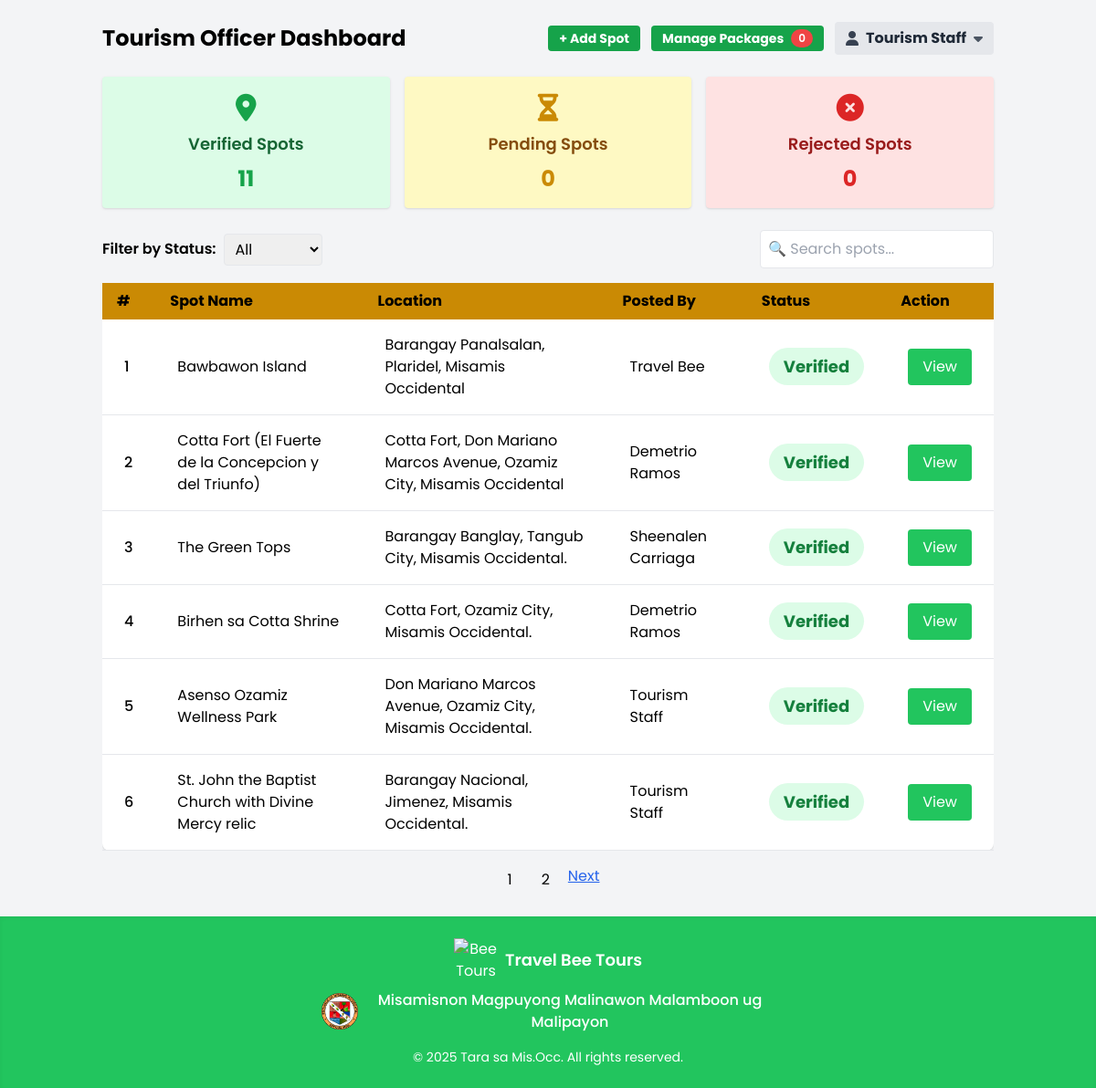
The page /tourism/manage_request.php (signed in) on the database its author committed.
### tables this page shows
CREATE TABLE `tourist_spots` (
  `id` int(10) UNSIGNED NOT NULL,
  `owner_id` int(10) UNSIGNED NOT NULL,
  `description` text DEFAULT NULL,
  `location` varchar(255) DEFAULT NULL,
  `created_at` datetime DEFAULT current_timestamp(),
  `image1` varchar(255) DEFAULT NULL,
  `image2` varchar(255) DEFAULT NULL,
  `image3` varchar(255) DEFAULT NULL,
  `entrance_fee` decimal(10,2) DEFAULT NULL,
  `activity` varchar(255) DEFAULT NULL,
  `latitude` decimal(10,7) DEFAULT NULL,
  `longitude` decimal(10,7) DEFAULT NULL,
  `posted_by_type` enum('agency','spot_owner','tourism_officers') NOT NULL,
  `status` varchar(20) DEFAULT 'pending',
  `owner_name` varchar(255) NOT NULL,
  `name_of_tourist_spot` varchar(255) NOT NULL,
  `spot_created_at` datetime NOT NULL DEFAULT current_timestamp()
);

### tourism/manage_request.php (the view, shortened to what this page needs)
<?php
include '../config/db_connect.php';
    $pending_count = $conn->query("SELECT COUNT(*) AS total FROM packages WHERE status='pending'")->fetch_assoc()['total'];
$conn->query("UPDATE tourist_spots SET status='pending' WHERE status IS NULL");
$countVerified = $conn->query("SELECT COUNT(*) AS total FROM tourist_spots WHERE status='verified'")->fetch_assoc()['total'];
$countPending = $conn->query("SELECT COUNT(*) AS total FROM tourist_spots WHERE status='pending'")->fetch_assoc()['total'];
$countRejected = $conn->query("SELECT COUNT(*) AS total FROM tourist_spots WHERE status='rejected'")->fetch_assoc()['total'];
$limit = 6;
$page = isset($_GET['page']) ? max(1, intval($_GET['page'])) : 1;
$offset = ($page - 1) * $limit;
$filter_status = $_GET['status'] ?? 'all';
$whereClause = "WHERE 1";
$res = $conn->query("
    SELECT ts.*, ts.owner_name AS posted_by_name
    FROM tourist_spots ts
    $whereClause
    ORDER BY ts.created_at DESC
    LIMIT $limit OFFSET $offset
");
$spots = [];
if ($res && $res->num_rows > 0) {
    while ($row = $res->fetch_assoc()) {
        $row['status'] = $row['status'] ? $row['status'] : 'pending';
        $row['images'] = [];
        if(!empty($row['image1'])) $row['images'][] = '../uploads/'.$row['image1'];
        if(!empty($row['image2'])) $row['images'][] = '../uploads/'.$row['image2'];
        if(!empty($row['image3'])) $row['images'][] = '../uploads/'.$row['image3'];
        $spots[] = $row;
    }
}
$totalSpots = $conn->query("SELECT COUNT(*) AS total FROM tourist_spots ts $whereClause")->fetch_assoc()['total'];
$totalPages = ceil($totalSpots / $limit);
?>
<!DOCTYPE html>
<html lang="en">
<head>
<script src="https://cdn.tailwindcss.com"></script>
<link rel="stylesheet" href="https://cdnjs.cloudflare.com/ajax/libs/font-awesome/6.4.0/css/all.min.css">
<link rel="stylesheet" href="https://cdnjs.cloudflare.com/ajax/libs/font-awesome/6.5.0/css/all.min.css"/>
<link rel="stylesheet" href="https://unpkg.com/leaflet/dist/leaflet.css"/>
</head>
<body class="bg-gray-100 min-h-screen flex flex-col font-[Poppins]">
<div class="container mx-auto p-6 flex-1">
<h1 class="text-2xl font-bold mb-6 flex items-center justify-between">
    <span>Tourism Officer Dashboard</span>
    <div class="flex items-center space-x-3 relative">
        <a href="tourism_add_spots.php"
           class="bg-green-600 text-white text-sm px-3 py-1 rounded hover:bg-green-700 transition">
            + Add Spot
        </a>
    <a href="tourism_manage_packages.php"
    class="relative bg-green-600 text-white text-sm px-3 py-1 rounded hover:bg-green-700 transition flex items-center">
        Manage Packages
        <span class="ml-2 bg-red-500 text-white text-xs font-semibold px-2 py-0.5 rounded-full">
            <?= $pending_count ?? 0 ?>
        </span>
    </a>
        <div class="relative">
            <button id="profileBtn" onclick="toggleProfileDropdown()"
                    class="flex items-center space-x-2 bg-gray-200 hover:bg-gray-300 px-3 py-1.5 rounded transition text-base">
                <i class="fas fa-user text-gray-700 text-base"></i>
                <span class="text-gray-800"><?= htmlspecialchars($_SESSION['user']['fullname'] ?? 'Tourism Staff') ?></span>
                <i class="fas fa-caret-down text-gray-600 text-base"></i>
            </button>
        </div>
    </div>
</h1>
<div class="grid grid-cols-1 sm:grid-cols-3 gap-4 mb-6">
    <div class="bg-green-100 p-4 rounded shadow text-center flex flex-col items-center">
        <i class="fas fa-map-marker-alt text-green-600 text-3xl mb-2"></i>
        <h3 class="font-semibold text-lg text-green-800">Verified Spots</h3>
        <p class="text-2xl font-bold text-green-600 mt-2" id="countVerified"><?= $countVerified ?></p>
    </div>
    <div class="bg-yellow-100 p-4 rounded shadow text-center flex flex-col items-center">
        <i class="fas fa-hourglass-half text-yellow-600 text-3xl mb-2"></i>
        <h3 class="font-semibold text-lg text-yellow-800">Pending Spots</h3>
        <p class="text-2xl font-bold text-yellow-600 mt-2" id="countPending"><?= $countPending ?></p>
    </div>
    <div class="bg-red-100 p-4 rounded shadow text-center flex flex-col items-center">
        <i class="fas fa-times-circle text-red-600 text-3xl mb-2"></i>
        <h3 class="font-semibold text-lg text-red-800">Rejected Spots</h3>
        <p class="text-2xl font-bold text-red-600 mt-2" id="countRejected"><?= $countRejected ?></p>
    </div>
</div>
<div class="mb-4 flex flex-col md:flex-row md:items-center md:justify-between space-y-2 md:space-y-0">
  <form method="GET" class="flex items-center space-x-2">
    <label class="font-semibold">Filter by Status:</label>
    <select name="status" class="border rounded px-2 py-1" onchange="this.form.submit()">
      <option value="all" <?= $filter_status==='all'?'selected':'' ?>>All</option>
    </select>
  </form>
  <div> <input type="text" id="spotSearch" placeholder="🔍 Search spots..." class="p-2 border rounded w-64"/></div>
</div>
<div class="overflow-x-auto">
<table class="min-w-full bg-white shadow rounded-lg" id="spotsTable">
<thead class="bg-yellow-600 text-black">
<tr>
    <th class="py-2 px-4 text-left">#</th>
    <th class="py-2 px-4 text-left">Spot Name</th>
    <th class="py-2 px-4 text-left">Location</th>
    <th class="py-2 px-4 text-left">Posted By</th>
    <th class="py-2 px-4 text-left">Status</th>
    <th class="py-2 px-4 text-left">Action</th>
</tr>
</thead>
<tbody id="spotsTableBody">
<?php $i = $offset+1; foreach($spots as $spot): ?>
<tr class="border-b <?= ($spot['status'] !== 'verified') ? 'bg-red-50' : '' ?>" data-id="<?= $spot['id'] ?>">
    <td class="py-4 px-6 font-medium"><?= $i++ ?></td>
    <td class="py-4 px-6"><?= htmlspecialchars($spot['name_of_tourist_spot']) ?></td>
    <td class="py-4 px-6"><?= htmlspecialchars($spot['location']) ?></td>
    <td class="py-4 px-6"><?= htmlspecialchars($spot['posted_by_name'] ?? 'N/A') ?></td>
    <td class="py-4 px-6 statusCell">
        <?php if ($spot['status']==='verified'): ?>
            <span class="px-4 py-2 rounded-full text-lg font-bold bg-green-100 text-green-700">
                Verified
            </span>
        <?php elseif ($spot['status']==='rejected'): ?>
            <span class="px-4 py-2 rounded-full text-lg font-bold bg-red-100 text-red-700">
                Rejected
            </span>
        <?php else: ?>
            <span class="px-4 py-2 rounded-full text-lg font-bold bg-yellow-100 text-yellow-700">
                Pending
            </span>
        <?php endif; ?>
    </td>
    <td class="py-4 px-6">
        <button onclick="openModal(<?= $spot['id'] ?>)" class="bg-green-500 text-white px-4 py-2 rounded hover:bg-yellow-500">
            View
        </button>
    </td>
</tr>
<?php endforeach; ?>
</tbody>
</table>
</div>
<div class="mt-4 flex justify-center space-x-2">
    <?php for($p=1;$p<=$totalPages;$p++):
        $active = $p==$page?' text-black':'text-black'; ?>
        <a href="?status=<?= $filter_status ?>&page=<?= $p ?>" class="px-3 py-1 rounded <?= $active ?>"><?= $p ?></a>
    <?php endfor; ?>
    <?php if($page<$totalPages): ?><a href="?status=<?= $filter_status ?>&page=<?= $page+1 ?>" class="text-blue-600 underline transition">Next</a><?php endif; ?>
</div>
</div>
<footer class="bg-green-500 text-white py-6 shadow-inner mt-auto">
  <div class="container mx-auto flex flex-col items-center space-y-4 text-center px-4">
    <div class="flex flex-col items-center space-y-2">
      <div class="flex items-center space-x-2">
        <img src="../img/bee-logo.png" alt="Bee Tours Logo" class="w-12 h-12">
        <h5 class="font-semibold text-lg">Travel Bee Tours</h5>
      </div>
      <div class="flex items-center space-x-2 mt-2">
        <img src="../img/prov-logo.png" alt="Province Logo" class="w-10 h-10">
        <p class="text-sm md:text-base font-medium max-w-xs md:max-w-md">
          Misamisnon Magpuyong Malinawon Malamboon ug Malipayon
        </p>
      </div>
    </div>
    <p class="text-sm mt-2">© 2025 Tara sa Mis.Occ. All rights reserved.</p>
  </div>
</footer>
</body>
</html>

### rows shown on the page
tourist_spots: name_of_tourist_spot "Bawbawon Island", location "Barangay Panalsalan, Plaridel, Misamis Occidental", owner_name "Travel Bee", status "Verified"
tourist_spots: name_of_tourist_spot "Cotta Fort (El Fuerte de la Concepcion y del Triunfo)", location "Cotta Fort, Don Mariano Marcos Avenue, Ozamiz City, Misamis Occidental", owner_name "Demetrio Ramos", status "Verified"
tourist_spots: name_of_tourist_spot "The Green Tops", location "Barangay Banglay, Tangub City, Misamis Occidental.", owner_name "Sheenalen Carriaga", status "Verified"
tourist_spots: name_of_tourist_spot "Birhen sa Cotta Shrine", location "Cotta Fort, Ozamiz City, Misamis Occidental.", owner_name "Demetrio Ramos", status "Verified"
tourist_spots: name_of_tourist_spot "Asenso Ozamiz Wellness Park", location "Don Mariano Marcos Avenue, Ozamiz City, Misamis Occidental.", owner_name "Tourism Staff", status "Verified"
tourist_spots: name_of_tourist_spot "St. John the Baptist Church with Divine Mercy relic", location "Barangay Nacional, Jimenez, Misamis Occidental.", owner_name "Tourism Staff", status "Verified"

### other values the page prints
$pending_count "0"
$_SESSION['user']['fullname'] "Tourism Staff"
$countVerified "11"
$countPending "0"
$countRejected "0"
